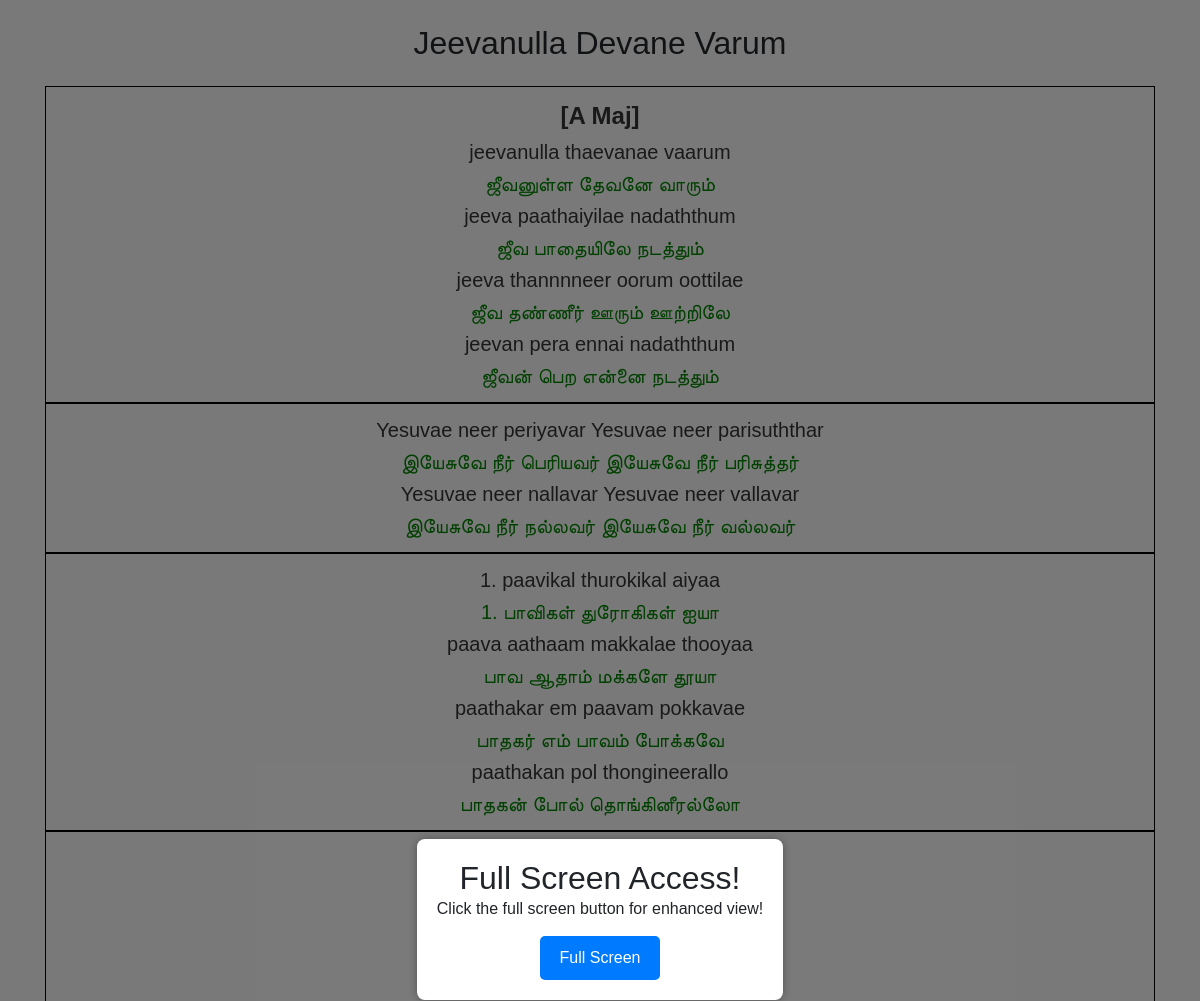
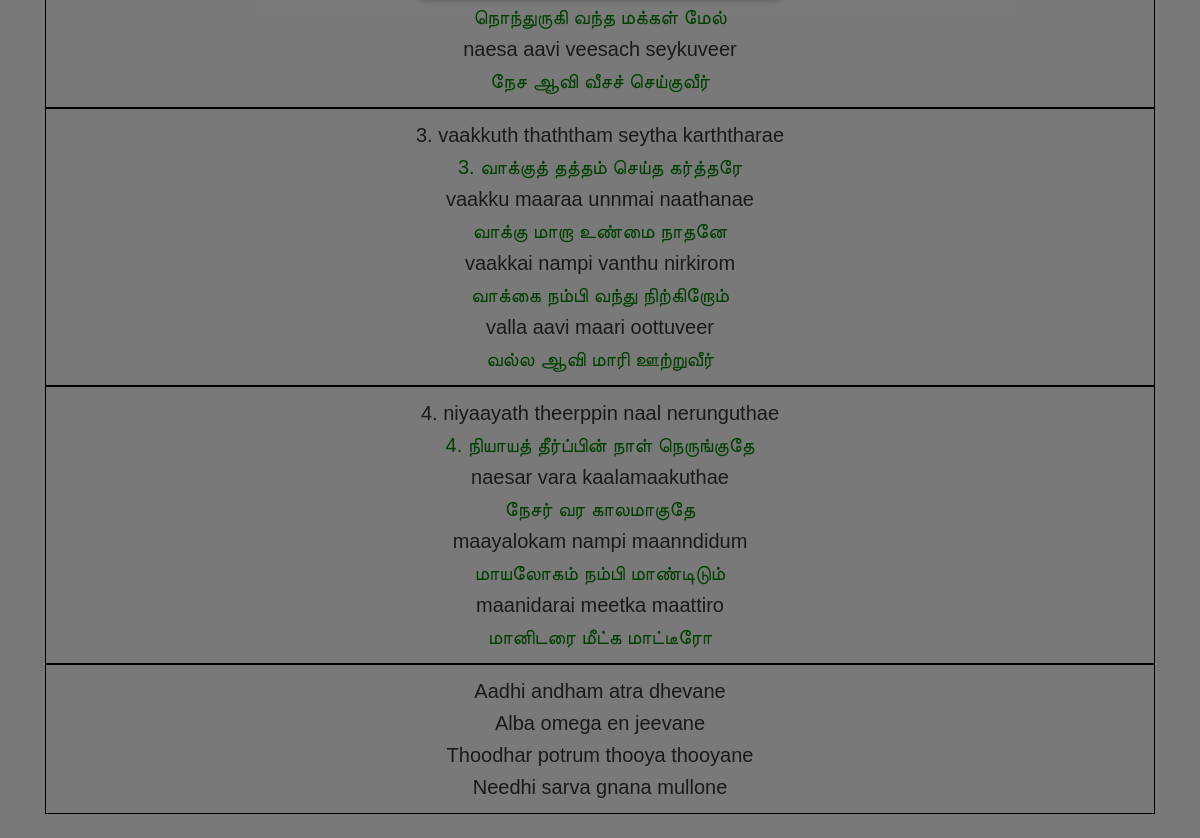
Screenshot of /song/467 with the database file from the repository (2 pictures, top to bottom).
### tables this page shows
CREATE TABLE songs (
            id INTEGER PRIMARY KEY AUTOINCREMENT,
            title TEXT,
            alternate_title TEXT,
            lyrics TEXT,
            transliteration TEXT,
            chord TEXT,
            search_title TEXT,
            search_lyrics TEXT,
            youtube_link TEXT,
            create_date TEXT,
            modified_date TEXT,
            username TEXT,
            FOREIGN KEY (username) REFERENCES users(username)
        );

### server.py (the view)
@app.route('/song/<id>')
def song(id):
    try:
        conn = sqlite3.connect(DATABASE)
        cursor = conn.cursor()
        cursor.execute('SELECT lyrics, transliteration, chord, title, youtube_link FROM songs WHERE id = ?', (int(id),))
        row = cursor.fetchone()
        conn.close()
        lyrics = song_view(row[0], row[1], row[2])
    except:
        conn.close()
        return "Song Not Available!"
    return render_template("song_viewer.html", lyrics=lyrics, song_title=row[3], link = row[4])

### templates/song_viewer.html (shortened to what this page needs)
<!DOCTYPE html>
<html lang="en">
<head>
    <link rel="stylesheet" href="https://cdn.jsdelivr.net/npm/bootstrap@4.5.3/dist/css/bootstrap.min.css">
</head>
<body>
    <div class="overlay" id="overlay">
        <div class="popup-card" id="popupCard">
            <h2>Full Screen Access!</h2>
            <p>Click the full screen button for enhanced view!</p>
            <button onclick="full()">Full Screen</button>
        </div>
    </div>
    <div class="container" id="container">
        <br>
        <center>
            <h2>{{song_title}}</h2>
        </center>
        <br>
        <div class="song-lyrics">
            <center>{{lyrics | safe}}</center>
        </div>
    </div>
    <br>
</body>
</html>

### templates/song_viewer.html (style rules this page uses)
.overlay { display: none; position: fixed; top: 0; left: 0; width: 100%; height: 100%; background-color: rgba(0, 0, 0, 0.5); justify-content: center; align-items: center; }
.popup-card { background-color: white; padding: 20px; border-radius: 8px; box-shadow: 0 0 10px rgba(0, 0, 0, 0.3); text-align: center; }
button { padding: 10px 20px; background-color: #007bff; color: white; border: none; border-radius: 5px; cursor: pointer; margin-top: 15px; }
body, h1, h2, p { margin: 0; padding: 0; }
body { font-family: Arial, sans-serif; background-color: #f4f4f4; }
.song-lyrics { color: #333; line-height: 1.6; font-size: 20px; }
.container { overflow-y: auto; }

### rows the page displays
songs: title "Jeevanulla Devane Varum", chord "[A Maj] jeevanulla thaevanae vaarum ஜீவனுள்ள தேவனே வாரும் jeeva paathaiyilae nadaththum ஜீவ பாதையிலே நடத்தும் jeeva thannnneer oorum oottilae ஜீவ தண்ணீர் ஊரும் ஊற்றிலே jeevan pera ennai nadaththum ஜீவன் பெற என்னை நடத்தும் Yesuvae neer periyavar Yesuvae neer parisuththar இயேசுவே நீர் பெரியவர் இயேசுவே நீர் பரிசுத்தர் Yesuvae neer nallavar Yesuvae neer vallavar இயேசுவே நீர் நல்லவர் இயேசுவே நீர் வல்லவர் 1. paavikal thurokikal aiyaa 1. பாவிகள் துரோகிகள் ஐயா paava aathaam makkalae thooyaa பாவ ஆதாம் மக்களே தூயா paathakar em paavam pokkavae பாதகர் எம் பாவம் போக்கவே paathakan pol thongineerallo பாதகன் போல் தொங்கினீரல்லோ நொந்துருகி வந்த மக்கள் மேல் naesa aavi veesach seykuveer நேச ஆவி வீசச்…"
